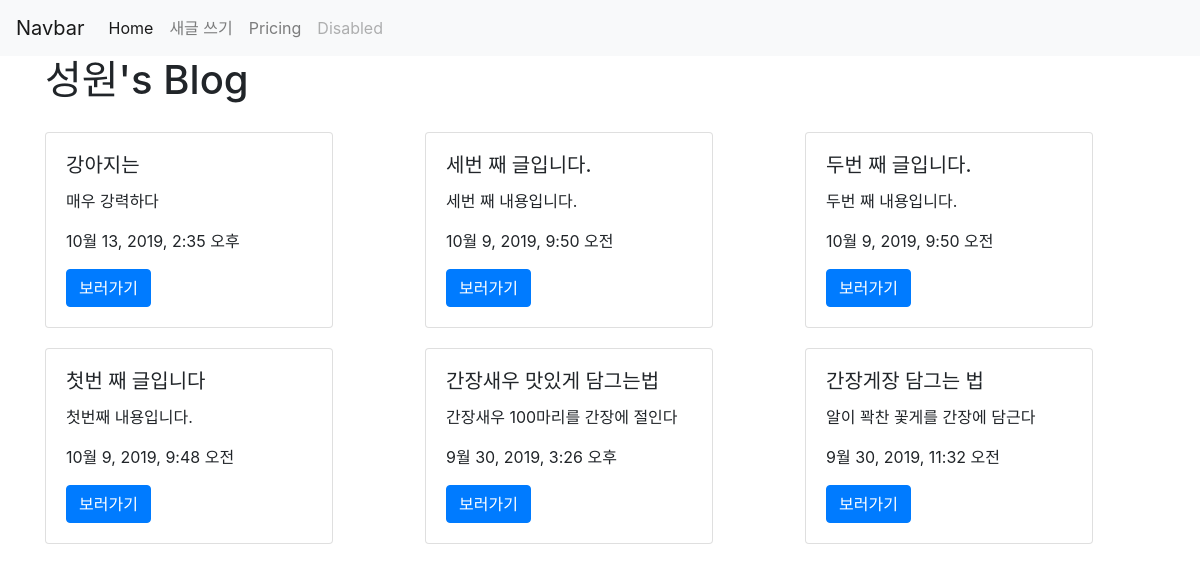
The app's page /, older data.
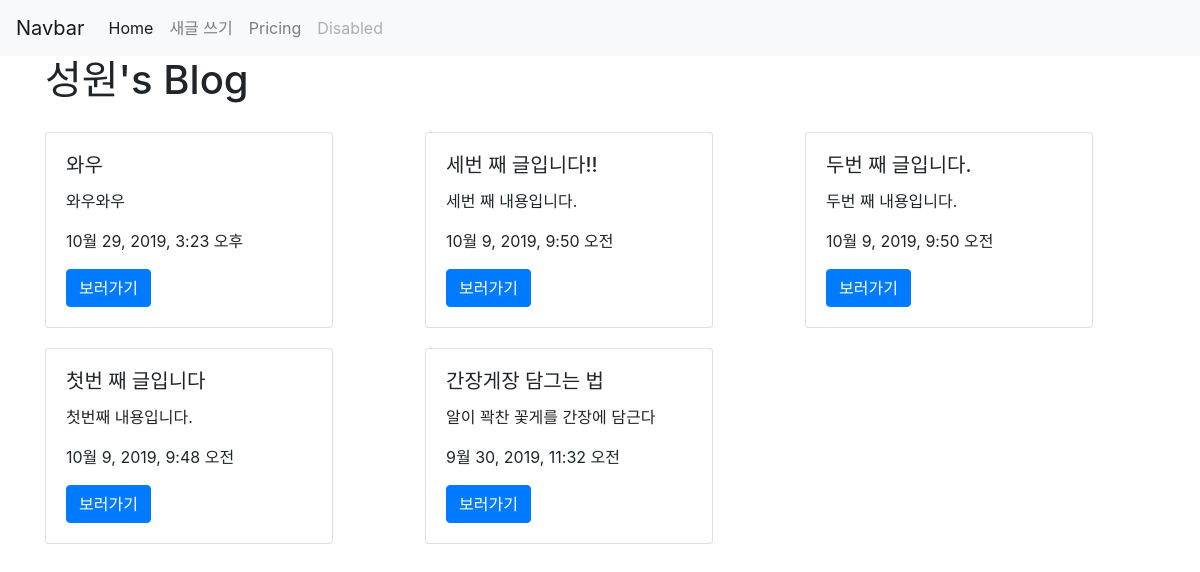
The same page, newer data.
### posts/models.py (models this page shows, shortened)
class Post(models.Model):
    class Meta:
        ordering = ['-created_at']
    POST_TYPES = [
        (0, "칼럼"),
        (1, "뉴스"),
        (2, "소설")
    ]
    title = models.CharField(max_length=200,
                            verbose_name="제목")
    content = models.TextField(verbose_name="내용")
    view_count = models.IntegerField(default=0,
                                    verbose_name="조회수")
    _type = models.PositiveSmallIntegerField(choices=POST_TYPES,
                                            verbose_name="게시글타입")
    image = models.ImageField(upload_to="posts/img", blank=True)
    created_at = models.DateTimeField(auto_now_add=True,
                                     verbose_name="등록시간")
    updated_at = models.DateTimeField(auto_now=True,
                                     verbose_name="업데이트시간")
    def get_absolute_url(self):
        return reverse('posts:show', args=[self.pk])

### posts/views.py (the view)
# urls.py: path('', main, name="main"),
def main(request):
    context = {
        'posts': Post.objects.all()
    }
    return render(request, 'posts/main.html', context)

### posts/templates/posts/main.html
{% extends 'base.html' %}
{% load static %}
{% block content %}
<div class="container">
    <h1>
        성원's Blog
    </h1>
    <div class="row">
        {% for post in posts %}
        <div class="col-md-4 col-12">
            <div class="card" style="width: 18rem; margin-top: 20px;">
              <div class="card-body">
                <h5 class="card-title">{{ post.title }}</h5>
                <p class="card-text">{{ post.content }}</p>
                <p>{{ post.created_at }}</p>
                <a href="{{ post.get_absolute_url }}" class="btn btn-primary">보러가기</a>
              </div>
            </div>
        </div>
        {% endfor %}
    </div>
</div>
{% endblock %}

Row changes from the older to the newer data that the page shows:
removed Post: title "강아지는", content "매우 강력하다", created_at "10월 13, 2019, 2:35 오후"
removed Post: title "간장새우 맛있게 담그는법", content "간장새우 100마리를 간장에 절인다", created_at "9월 30, 2019, 3:26 오후"
added Post: title "와우", content "와우와우", created_at "10월 29, 2019, 3:23 오후"
changed Post "세번 째 내용입니다.": title "세번 째 글입니다." → "세번 째 글입니다!!"
